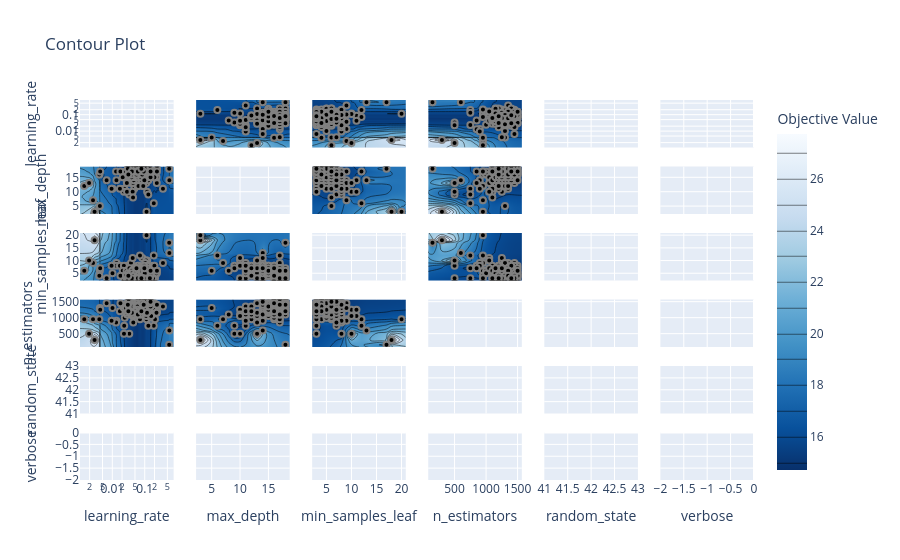

This figure's notebook cell:
### Code cell
#A 2D heat map showing the interaction between two parameters.
# It identifies "islands" of high performance. For example, you might find that a high max_depth only works when the
optuna.visualization.plot_contour(Optuna_Study)

### Figure 1 — Plotly figure (JSON) as saved in the notebook; plotly's stock layout.template omitted (floating-point values rounded to 4 significant figures; data arrays with more than 128 entries replaced by an {"elided": "..."} marker saying what was removed)
{"data": [{"type": "scatter", "xaxis": "x", "yaxis": "y"}, {"colorbar": {"title": {"text": "Objective Value"}}, "colorscale": [[0.0, "rgb(247,251,255)"], [0.125, "rgb(222,235,247)"], [0.25, "rgb(198,219,239)"], [0.375, "rgb(158,202,225)"], [0.5, "rgb(107,174,214)"], [0.625, "rgb(66,146,198)"], [0.75, "rgb(33,113,181)"], [0.875, "rgb(8,81,156)"], [1.0, "rgb(8,48,107)"]], "connectgaps": true, "contours": {"coloring": "heatmap"}, "hoverinfo": "none", "line": {"smoothing": 1.3}, "reversescale": true, "showscale": true, "type": "contour", "x": {"elided": "152 float values"}, "xaxis": "x7", "y": [2.25, 3, 5, 6, 7, 8, 9, 10, 11, 12, 13, 14, 15, 16, 17, 18, 18.75], "yaxis": "y7", "z": {"elided": "17x152 float values"}}, {"marker": {"color": "black", "line": {"color": "Gray", "width": 2.0}}, "mode": "markers", "name": "Feasible Trial", "showlegend": false, "type": "scatter", "x": {"elided": "150 float values"}, "xaxis": "x7", "y": {"elided": "150 int values"}, "yaxis": "y7"}, {"colorbar": {"title": {"text": "Objective Value"}}, "colorscale": [[0.0, "rgb(247,251,255)"], [0.125, "rgb(222,235,247)"], [0.25, "rgb(198,219,239)"], [0.375, "rgb(158,202,225)"], [0.5, "rgb(107,174,214)"], [0.625, "rgb(66,146,198)"], [0.75, "rgb(33,113,181)"], [0.875, "rgb(8,81,156)"], [1.0, "rgb(8,48,107)"]], "connectgaps": true, "contours": {"coloring": "heatmap"}, "hoverinfo": "none", "line": {"smoothing": 1.3}, "reversescale": true, "showscale": false, "type": "contour", "x": {"elided": "152 float values"}, "xaxis": "x13", "y": [2.15, 3, 4, 5, 6, 7, 8, 9, 10, 11, 12, 13, 17, 18, 20, 20.85], "yaxis": "y13", "z": {"elided": "16x152 float values"}}, {"marker": {"color": "black", "line": {"color": "Gray", "width": 2.0}}, "mode": "markers", "name": "Feasible Trial", "showlegend": false, "type": "scatter", "x": {"elided": "150 float values"}, "xaxis": "x13", "y": {"elided": "150 int values"}, "yaxis": "y13"}, {"colorbar": {"title": {"text": "Objective Value"}}, "colorscale": [[0.0, "rgb(247,251,255)"], [0.125, "rgb(222,235,247)"], [0.25, "rgb(198,219,239)"], [0.375, "rgb(158,202,225)"], [0.5, "rgb(107,174,214)"], [0.625, "rgb(66,146,198)"], [0.75, "rgb(33,113,181)"], [0.875, "rgb(8,81,156)"], [1.0, "rgb(8,48,107)"]], "connectgaps": true, "contours": {"coloring": "heatmap"}, "hoverinfo": "none", "line": {"smoothing": 1.3}, "reversescale": true, "showscale": false, "type": "contour", "x": {"elided": "152 float values"}, "xaxis": "x19", "y": [82.5, 150, 300, 500, 600, 750, 850, 900, 950, 1000, 1050, 1100, 1150, 1200, 1250, 1300, 1350, 1400, 1450, 1500, 1568.0], "yaxis": "y19", "z": {"elided": "21x152 float values"}}, {"marker": {"color": "black", "line": {"color": "Gray", "width": 2.0}}, "mode": "markers", "name": "Feasible Trial", "showlegend": false, "type": "scatter", "x": {"elided": "150 float values"}, "xaxis": "x19", "y": {"elided": "150 int values"}, "yaxis": "y19"}, {"showscale": false, "type": "contour", "xaxis": "x25", "yaxis": "y25"}, {"type": "scatter", "xaxis": "x25", "yaxis": "y25"}, {"showscale": false, "type": "contour", "xaxis": "x31", "yaxis": "y31"}, {"type": "scatter", "xaxis": "x31", "yaxis": "y31"}, {"colorbar": {"title": {"text": "Objective Value"}}, "colorscale": [[0.0, "rgb(247,251,255)"], [0.125, "rgb(222,235,247)"], [0.25, "rgb(198,219,239)"], [0.375, "rgb(158,202,225)"], [0.5, "rgb(107,174,214)"], [0.625, "rgb(66,146,198)"], [0.75, "rgb(33,113,181)"], [0.875, "rgb(8,81,156)"], [1.0, "rgb(8,48,107)"]], "connectgaps": true, "contours": {"coloring": "heatmap"}, "hoverinfo": "none", "line": {"smoothing": 1.3}, "reversescale": true, "showscale": false, "type": "contour", "x": [2.25, 3, 5, 6, 7, 8, 9, 10, 11, 12, 13, 14, 15, 16, 17, 18, 18.75], "xaxis": "x2", "y": {"elided": "152 float values"}, "yaxis": "y2", "z": {"elided": "152x17 float values"}}, {"marker": {"color": "black", "line": {"color": "Gray", "width": 2.0}}, "mode": "markers", "name": "Feasible Trial", "showlegend": false, "type": "scatter", "x": {"elided": "150 int values"}, "xaxis": "x2", "y": {"elided": "150 float values"}, "yaxis": "y2"}, {"type": "scatter", "xaxis": "x8", "yaxis": "y8"}, {"colorbar": {"title": {"text": "Objective Value"}}, "colorscale": [[0.0, "rgb(247,251,255)"], [0.125, "rgb(222,235,247)"], [0.25, "rgb(198,219,239)"], [0.375, "rgb(158,202,225)"], [0.5, "rgb(107,174,214)"], [0.625, "rgb(66,146,198)"], [0.75, "rgb(33,113,181)"], [0.875, "rgb(8,81,156)"], [1.0, "rgb(8,48,107)"]], "connectgaps": true, "contours": {"coloring": "heatmap"}, "hoverinfo": "none", "line": {"smoothing": 1.3}, "reversescale": true, "showscale": false, "type": "contour", "x": [2.25, 3, 5, 6, 7, 8, 9, 10, 11, 12, 13, 14, 15, 16, 17, 18, 18.75], "xaxis": "x14", "y": [2.15, 3, 4, 5, 6, 7, 8, 9, 10, 11, 12, 13, 17, 18, 20, 20.85], "yaxis": "y14", "z": {"elided": "16x17 float values"}}, {"marker": {"color": "black", "line": {"color": "Gray", "width": 2.0}}, "mode": "markers", "name": "Feasible Trial", "showlegend": false, "type": "scatter", "x": {"elided": "150 int values"}, "xaxis": "x14", "y": {"elided": "150 int values"}, "yaxis": "y14"}, {"colorbar": {"title": {"text": "Objective Value"}}, "colorscale": [[0.0, "rgb(247,251,255)"], [0.125, "rgb(222,235,247)"], [0.25, "rgb(198,219,239)"], [0.375, "rgb(158,202,225)"], [0.5, "rgb(107,174,214)"], [0.625, "rgb(66,146,198)"], [0.75, "rgb(33,113,181)"], [0.875, "rgb(8,81,156)"], [1.0, "rgb(8,48,107)"]], "connectgaps": true, "contours": {"coloring": "heatmap"}, "hoverinfo": "none", "line": {"smoothing": 1.3}, "reversescale": true, "showscale": false, "type": "contour", "x": [2.25, 3, 5, 6, 7, 8, 9, 10, 11, 12, 13, 14, 15, 16, 17, 18, 18.75], "xaxis": "x20", "y": [82.5, 150, 300, 500, 600, 750, 850, 900, 950, 1000, 1050, 1100, 1150, 1200, 1250, 1300, 1350, 1400, 1450, 1500, 1568.0], "yaxis": "y20", "z": {"elided": "21x17 float values"}}, {"marker": {"color": "black", "line": {"color": "Gray", "width": 2.0}}, "mode": "markers", "name": "Feasible Trial", "showlegend": false, "type": "scatter", "x": {"elided": "150 int values"}, "xaxis": "x20", "y": {"elided": "150 int values"}, "yaxis": "y20"}, {"showscale": false, "type": "contour", "xaxis": "x26", "yaxis": "y26"}, {"type": "scatter", "xaxis": "x26", "yaxis": "y26"}, {"showscale": false, "type": "contour", "xaxis": "x32", "yaxis": "y32"}, {"type": "scatter", "xaxis": "x32", "yaxis": "y32"}, {"colorbar": {"title": {"text": "Objective Value"}}, "colorscale": [[0.0, "rgb(247,251,255)"], [0.125, "rgb(222,235,247)"], [0.25, "rgb(198,219,239)"], [0.375, "rgb(158,202,225)"], [0.5, "rgb(107,174,214)"], [0.625, "rgb(66,146,198)"], [0.75, "rgb(33,113,181)"], [0.875, "rgb(8,81,156)"], [1.0, "rgb(8,48,107)"]], "connectgaps": true, "contours": {"coloring": "heatmap"}, "hoverinfo": "none", "line": {"smoothing": 1.3}, "reversescale": true, "showscale": false, "type": "contour", "x": [2.15, 3, 4, 5, 6, 7, 8, 9, 10, 11, 12, 13, 17, 18, 20, 20.85], "xaxis": "x3", "y": {"elided": "152 float values"}, "yaxis": "y3", "z": {"elided": "152x16 float values"}}, {"marker": {"color": "black", "line": {"color": "Gray", "width": 2.0}}, "mode": "markers", "name": "Feasible Trial", "showlegend": false, "type": "scatter", "x": {"elided": "150 int values"}, "xaxis": "x3", "y": {"elided": "150 float values"}, "yaxis": "y3"}, {"colorbar": {"title": {"text": "Objective Value"}}, "colorscale": [[0.0, "rgb(247,251,255)"], [0.125, "rgb(222,235,247)"], [0.25, "rgb(198,219,239)"], [0.375, "rgb(158,202,225)"], [0.5, "rgb(107,174,214)"], [0.625, "rgb(66,146,198)"], [0.75, "rgb(33,113,181)"], [0.875, "rgb(8,81,156)"], [1.0, "rgb(8,48,107)"]], "connectgaps": true, "contours": {"coloring": "heatmap"}, "hoverinfo": "none", "line": {"smoothing": 1.3}, "reversescale": true, "showscale": false, "type": "contour", "x": [2.15, 3, 4, 5, 6, 7, 8, 9, 10, 11, 12, 13, 17, 18, 20, 20.85], "xaxis": "x9", "y": [2.25, 3, 5, 6, 7, 8, 9, 10, 11, 12, 13, 14, 15, 16, 17, 18, 18.75], "yaxis": "y9", "z": {"elided": "17x16 float values"}}, {"marker": {"color": "black", "line": {"color": "Gray", "width": 2.0}}, "mode": "markers", "name": "Feasible Trial", "showlegend": false, "type": "scatter", "x": {"elided": "150 int values"}, "xaxis": "x9", "y": {"elided": "150 int values"}, "yaxis": "y9"}, {"type": "scatter", "xaxis": "x15", "yaxis": "y15"}, {"colorbar": {"title": {"text": "Objective Value"}}, "colorscale": [[0.0, "rgb(247,251,255)"], [0.125, "rgb(222,235,247)"], [0.25, "rgb(198,219,239)"], [0.375, "rgb(158,202,225)"], [0.5, "rgb(107,174,214)"], [0.625, "rgb(66,146,198)"], [0.75, "rgb(33,113,181)"], [0.875, "rgb(8,81,156)"], [1.0, "rgb(8,48,107)"]], "connectgaps": true, "contours": {"coloring": "heatmap"}, "hoverinfo": "none", "line": {"smoothing": 1.3}, "reversescale": true, "showscale": false, "type": "contour", "x": [2.15, 3, 4, 5, 6, 7, 8, 9, 10, 11, 12, 13, 17, 18, 20, 20.85], "xaxis": "x21", "y": [82.5, 150, 300, 500, 600, 750, 850, 900, 950, 1000, 1050, 1100, 1150, 1200, 1250, 1300, 1350, 1400, 1450, 1500, 1568.0], "yaxis": "y21", "z": {"elided": "21x16 float values"}}, {"marker": {"color": "black", "line": {"color": "Gray", "width": 2.0}}, "mode": "markers", "name": "Feasible Trial", "showlegend": false, "type": "scatter", "x": {"elided": "150 int values"}, "xaxis": "x21", "y": {"elided": "150 int values"}, "yaxis": "y21"}, {"showscale": false, "type": "contour", "xaxis": "x27", "yaxis": "y27"}, {"type": "scatter", "xaxis": "x27", "yaxis": "y27"}, {"showscale": false, "type": "contour", "xaxis": "x33", "yaxis": "y33"}, {"type": "scatter", "xaxis": "x33", "yaxis": "y33"}, {"colorbar": {"title": {"text": "Objective Value"}}, "colorscale": [[0.0, "rgb(247,251,255)"], [0.125, "rgb(222,235,247)"], [0.25, "rgb(198,219,239)"], [0.375, "rgb(158,202,225)"], [0.5, "rgb(107,174,214)"], [0.625, "rgb(66,146,198)"], [0.75, "rgb(33,113,181)"], [0.875, "rgb(8,81,156)"], [1.0, "rgb(8,48,107)"]], "connectgaps": true, "contours": {"coloring": "heatmap"}, "hoverinfo": "none", "line": {"smoothing": 1.3}, "reversescale": true, "showscale": false, "type": "contour", "x": [82.5, 150, 300, 500, 600, 750, 850, 900, 950, 1000, 1050, 1100, 1150, 1200, 1250, 1300, 1350, 1400, 1450, 1500, 1568.0], "xaxis": "x4", "y": {"elided": "152 float values"}, "yaxis": "y4", "z": {"elided": "152x21 float values"}}, {"marker": {"color": "black", "line": {"color": "Gray", "width": 2.0}}, "mode": "markers", "name": "Feasible Trial", "showlegend": false, "type": "scatter", "x": {"elided": "150 int values"}, "xaxis": "x4", "y": {"elided": "150 float values"}, "yaxis": "y4"}, {"colorbar": {"title": {"text": "Objective Value"}}, "colorscale": [[0.0, "rgb(247,251,255)"], [0.125, "rgb(222,235,247)"], [0.25, "rgb(198,219,239)"], [0.375, "rgb(158,202,225)"], [0.5, "rgb(107,174,214)"], [0.625, "rgb(66,146,198)"], [0.75, "rgb(33,113,181)"], [0.875, "rgb(8,81,156)"], [1.0, "rgb(8,48,107)"]], "connectgaps": true, "contours": {"coloring": "heatmap"}, "hoverinfo": "none", "line": {"smoothing": 1.3}, "reversescale": true, "showscale": false, "type": "contour", "x": [82.5, 150, 300, 500, 600, 750, 850, 900, 950, 1000, 1050, 1100, 1150, 1200, 1250, 1300, 1350, 1400, 1450, 1500, 1568.0], "xaxis": "x10", "y": [2.25, 3, 5, 6, 7, 8, 9, 10, 11, 12, 13, 14, 15, 16, 17, 18, 18.75], "yaxis": "y10", "z": {"elided": "17x21 float values"}}, {"marker": {"color": "black", "line": {"color": "Gray", "width": 2.0}}, "mode": "markers", "name": "Feasible Trial", "showlegend": false, "type": "scatter", "x": {"elided": "150 int values"}, "xaxis": "x10", "y": {"elided": "150 int values"}, "yaxis": "y10"}, {"colorbar": {"title": {"text": "Objective Value"}}, "colorscale": [[0.0, "rgb(247,251,255)"], [0.125, "rgb(222,235,247)"], [0.25, "rgb(198,219,239)"], [0.375, "rgb(158,202,225)"], [0.5, "rgb(107,174,214)"], [0.625, "rgb(66,146,198)"], [0.75, "rgb(33,113,181)"], [0.875, "rgb(8,81,156)"], [1.0, "rgb(8,48,107)"]], "connectgaps": true, "contours": {"coloring": "heatmap"}, "hoverinfo": "none", "line": {"smoothing": 1.3}, "reversescale": true, "showscale": false, "type": "contour", "x": [82.5, 150, 300, 500, 600, 750, 850, 900, 950, 1000, 1050, 1100, 1150, 1200, 1250, 1300, 1350, 1400, 1450, 1500, 1568.0], "xaxis": "x16", "y": [2.15, 3, 4, 5, 6, 7, 8, 9, 10, 11, 12, 13, 17, 18, 20, 20.85], "yaxis": "y16", "z": {"elided": "16x21 float values"}}, {"marker": {"color": "black", "line": {"color": "Gray", "width": 2.0}}, "mode": "markers", "name": "Feasible Trial", "showlegend": false, "type": "scatter", "x": {"elided": "150 int values"}, "xaxis": "x16", "y": {"elided": "150 int values"}, "yaxis": "y16"}, {"type": "scatter", "xaxis": "x22", "yaxis": "y22"}, {"showscale": false, "type": "contour", "xaxis": "x28", "yaxis": "y28"}, {"type": "scatter", "xaxis": "x28", "yaxis": "y28"}, {"showscale": false, "type": "contour", "xaxis": "x34", "yaxis": "y34"}, {"type": "scatter", "xaxis": "x34", "yaxis": "y34"}, {"showscale": false, "type": "contour", "xaxis": "x5", "yaxis": "y5"}, {"type": "scatter", "xaxis": "x5", "yaxis": "y5"}, {"showscale": false, "type": "contour", "xaxis": "x11", "yaxis": "y11"}, {"type": "scatter", "xaxis": "x11", "yaxis": "y11"}, {"showscale": false, "type": "contour", "xaxis": "x17", "yaxis": "y17"}, {"type": "scatter", "xaxis": "x17", "yaxis": "y17"}, {"showscale": false, "type": "contour", "xaxis": "x23", "yaxis": "y23"}, {"type": "scatter", "xaxis": "x23", "yaxis": "y23"}, {"type": "scatter", "xaxis": "x29", "yaxis": "y29"}, {"showscale": false, "type": "contour", "xaxis": "x35", "yaxis": "y35"}, {"type": "scatter", "xaxis": "x35", "yaxis": "y35"}, {"showscale": false, "type": "contour", "xaxis": "x6", "yaxis": "y6"}, {"type": "scatter", "xaxis": "x6", "yaxis": "y6"}, {"showscale": false, "type": "contour", "xaxis": "x12", "yaxis": "y12"}, {"type": "scatter", "xaxis": "x12", "yaxis": "y12"}, {"showscale": false, "type": "contour", "xaxis": "x18", "yaxis": "y18"}, {"type": "scatter", "xaxis": "x18", "yaxis": "y18"}, {"showscale": false, "type": "contour", "xaxis": "x24", "yaxis": "y24"}, {"type": "scatter", "xaxis": "x24", "yaxis": "y24"}, {"showscale": false, "type": "contour", "xaxis": "x30", "yaxis": "y30"}, {"type": "scatter", "xaxis": "x30", "yaxis": "y30"}, {"type": "scatter", "xaxis": "x36", "yaxis": "y36"}], "layout": {"title": {"text": "Contour Plot"}, "xaxis": {"anchor": "y", "domain": [0.0, 0.1389], "matches": "x31", "range": [-2.996, -0.1087], "showticklabels": false, "type": "log"}, "xaxis10": {"anchor": "y10", "domain": [0.5167, 0.6556], "matches": "x34", "range": [82.5, 1568.0], "showticklabels": false}, "xaxis11": {"anchor": "y11", "domain": [0.6889, 0.8278], "matches": "x35", "range": [42.0, 42.0], "showticklabels": false}, "xaxis12": {"anchor": "y12", "domain": [0.8611, 1.0], "matches": "x36", "range": [-1.0, -1.0], "showticklabels": false}, "xaxis13": {"anchor": "y13", "domain": [0.0, 0.1389], "matches": "x31", "range": [-2.996, -0.1087], "showticklabels": false, "type": "log"}, "xaxis14": {"anchor": "y14", "domain": [0.1722, 0.3111], "matches": "x32", "range": [2.25, 18.75], "showticklabels": false}, "xaxis15": {"anchor": "y15", "domain": [0.3444, 0.4833], "matches": "x33", "range": [2.15, 20.85], "showticklabels": false}, "xaxis16": {"anchor": "y16", "domain": [0.5167, 0.6556], "matches": "x34", "range": [82.5, 1568.0], "showticklabels": false}, "xaxis17": {"anchor": "y17", "domain": [0.6889, 0.8278], "matches": "x35", "range": [42.0, 42.0], "showticklabels": false}, "xaxis18": {"anchor": "y18", "domain": [0.8611, 1.0], "matches": "x36", "range": [-1.0, -1.0], "showticklabels": false}, "xaxis19": {"anchor": "y19", "domain": [0.0, 0.1389], "matches": "x31", "range": [-2.996, -0.1087], "showticklabels": false, "type": "log"}, "xaxis2": {"anchor": "y2", "domain": [0.1722, 0.3111], "matches": "x32", "range": [2.25, 18.75], "showticklabels": false}, "xaxis20": {"anchor": "y20", "domain": [0.1722, 0.3111], "matches": "x32", "range": [2.25, 18.75], "showticklabels": false}, "xaxis21": {"anchor": "y21", "domain": [0.3444, 0.4833], "matches": "x33", "range": [2.15, 20.85], "showticklabels": false}, "xaxis22": {"anchor": "y22", "domain": [0.5167, 0.6556], "matches": "x34", "range": [82.5, 1568.0], "showticklabels": false}, "xaxis23": {"anchor": "y23", "domain": [0.6889, 0.8278], "matches": "x35", "range": [42.0, 42.0], "showticklabels": false}, "xaxis24": {"anchor": "y24", "domain": [0.8611, 1.0], "matches": "x36", "range": [-1.0, -1.0], "showticklabels": false}, "xaxis25": {"anchor": "y25", "domain": [0.0, 0.1389], "matches": "x31", "range": [-2.996, -0.1087], "showticklabels": false, "type": "log"}, "xaxis26": {"anchor": "y26", "domain": [0.1722, 0.3111], "matches": "x32", "range": [2.25, 18.75], "showticklabels": false}, "xaxis27": {"anchor": "y27", "domain": [0.3444, 0.4833], "matches": "x33", "range": [2.15, 20.85], "showticklabels": false}, "xaxis28": {"anchor": "y28", "domain": [0.5167, 0.6556], "matches": "x34", "range": [82.5, 1568.0], "showticklabels": false}, "xaxis29": {"anchor": "y29", "domain": [0.6889, 0.8278], "matches": "x35", "range": [42.0, 42.0], "showticklabels": false}, "xaxis3": {"anchor": "y3", "domain": [0.3444, 0.4833], "matches": "x33", "range": [2.15, 20.85], "showticklabels": false}, "xaxis30": {"anchor": "y30", "domain": [0.8611, 1.0], "matches": "x36", "range": [-1.0, -1.0], "showticklabels": false}, "xaxis31": {"anchor": "y31", "domain": [0.0, 0.1389], "range": [-2.996, -0.1087], "title": {"text": "learning_rate"}, "type": "log"}, "xaxis32": {"anchor": "y32", "domain": [0.1722, 0.3111], "range": [2.25, 18.75], "title": {"text": "max_depth"}}, "xaxis33": {"anchor": "y33", "domain": [0.3444, 0.4833], "range": [2.15, 20.85], "title": {"text": "min_samples_leaf"}}, "xaxis34": {"anchor": "y34", "domain": [0.5167, 0.6556], "range": [82.5, 1568.0], "title": {"text": "n_estimators"}}, "xaxis35": {"anchor": "y35", "domain": [0.6889, 0.8278], "range": [42.0, 42.0], "title": {"text": "random_state"}}, "xaxis36": {"anchor": "y36", "domain": [0.8611, 1.0], "range": [-1.0, -1.0], "title": {"text": "verbose"}}, "xaxis4": {"anchor": "y4", "domain": [0.5167, 0.6556], "matches": "x34", "range": [82.5, 1568.0], "showticklabels": false}, "xaxis5": {"anchor": "y5", "domain": [0.6889, 0.8278], "matches": "x35", "range": [42.0, 42.0], "showticklabels": false}, "xaxis6": {"anchor": "y6", "domain": [0.8611, 1.0], "matches": "x36", "range": [-1.0, -1.0], "showticklabels": false}, "xaxis7": {"anchor": "y7", "domain": [0.0, 0.1389], "matches": "x31", "range": [-2.996, -0.1087], "showticklabels": false, "type": "log"}, "xaxis8": {"anchor": "y8", "domain": [0.1722, 0.3111], "matches": "x32", "range": [2.25, 18.75], "showticklabels": false}, "xaxis9": {"anchor": "y9", "domain": [0.3444, 0.4833], "matches": "x33", "range": [2.15, 20.85], "showticklabels": false}, "yaxis": {"anchor": "x", "domain": [0.875, 1.0], "range": [-2.996, -0.1087], "title": {"text": "learning_rate"}, "type": "log"}, "yaxis10": {"anchor": "x10", "domain": [0.7, 0.825], "matches": "y7", "range": [2.25, 18.75], "showticklabels": false}, "yaxis11": {"anchor": "x11", "domain": [0.7, 0.825], "matches": "y7", "range": [2.25, 18.75], "showticklabels": false}, "yaxis12": {"anchor": "x12", "domain": [0.7, 0.825], "matches": "y7", "range": [2.25, 18.75], "showticklabels": false}, "yaxis13": {"anchor": "x13", "domain": [0.525, 0.65], "range": [2.15, 20.85], "title": {"text": "min_samples_leaf"}}, "yaxis14": {"anchor": "x14", "domain": [0.525, 0.65], "matches": "y13", "range": [2.15, 20.85], "showticklabels": false}, "yaxis15": {"anchor": "x15", "domain": [0.525, 0.65], "matches": "y13", "range": [2.15, 20.85], "showticklabels": false}, "yaxis16": {"anchor": "x16", "domain": [0.525, 0.65], "matches": "y13", "range": [2.15, 20.85], "showticklabels": false}, "yaxis17": {"anchor": "x17", "domain": [0.525, 0.65], "matches": "y13", "range": [2.15, 20.85], "showticklabels": false}, "yaxis18": {"anchor": "x18", "domain": [0.525, 0.65], "matches": "y13", "range": [2.15, 20.85], "showticklabels": false}, "yaxis19": {"anchor": "x19", "domain": [0.35, 0.475], "range": [82.5, 1568.0], "title": {"text": "n_estimators"}}, "yaxis2": {"anchor": "x2", "domain": [0.875, 1.0], "matches": "y", "range": [-2.996, -0.1087], "showticklabels": false, "type": "log"}, "yaxis20": {"anchor": "x20", "domain": [0.35, 0.475], "matches": "y19", "range": [82.5, 1568.0], "showticklabels": false}, "yaxis21": {"anchor": "x21", "domain": [0.35, 0.475], "matches": "y19", "range": [82.5, 1568.0], "showticklabels": false}, "yaxis22": {"anchor": "x22", "domain": [0.35, 0.475], "matches": "y19", "range": [82.5, 1568.0], "showticklabels": false}, "yaxis23": {"anchor": "x23", "domain": [0.35, 0.475], "matches": "y19", "range": [82.5, 1568.0], "showticklabels": false}, "yaxis24": {"anchor": "x24", "domain": [0.35, 0.475], "matches": "y19", "range": [82.5, 1568.0], "showticklabels": false}, "yaxis25": {"anchor": "x25", "domain": [0.175, 0.3], "range": [42.0, 42.0], "title": {"text": "random_state"}}, "yaxis26": {"anchor": "x26", "domain": [0.175, 0.3], "matches": "y25", "range": [42.0, 42.0], "showticklabels": false}, "yaxis27": {"anchor": "x27", "domain": [0.175, 0.3], "matches": "y25", "range": [42.0, 42.0], "showticklabels": false}, "yaxis28": {"anchor": "x28", "domain": [0.175, 0.3], "matches": "y25", "range": [42.0, 42.0], "showticklabels": false}, "yaxis29": {"anchor": "x29", "domain": [0.175, 0.3], "matches": "y25", "range": [42.0, 42.0], "showticklabels": false}, "yaxis3": {"anchor": "x3", "domain": [0.875, 1.0], "matches": "y", "range": [-2.996, -0.1087], "showticklabels": false, "type": "log"}, "yaxis30": {"anchor": "x30", "domain": [0.175, 0.3], "matches": "y25", "range": [42.0, 42.0], "showticklabels": false}, "yaxis31": {"anchor": "x31", "domain": [0.0, 0.125], "range": [-1.0, -1.0], "title": {"text": "verbose"}}, "yaxis32": {"anchor": "x32", "domain": [0.0, 0.125], "matches": "y31", "range": [-1.0, -1.0], "showticklabels": false}, "yaxis33": {"anchor": "x33", "domain": [0.0, 0.125], "matches": "y31", "range": [-1.0, -1.0], "showticklabels": false}, "yaxis34": {"anchor": "x34", "domain": [0.0, 0.125], "matches": "y31", "range": [-1.0, -1.0], "showticklabels": false}, "yaxis35": {"anchor": "x35", "domain": [0.0, 0.125], "matches": "y31", "range": [-1.0, -1.0], "showticklabels": false}, "yaxis36": {"anchor": "x36", "domain": [0.0, 0.125], "matches": "y31", "range": [-1.0, -1.0], "showticklabels": false}, "yaxis4": {"anchor": "x4", "domain": [0.875, 1.0], "matches": "y", "range": [-2.996, -0.1087], "showticklabels": false, "type": "log"}, "yaxis5": {"anchor": "x5", "domain": [0.875, 1.0], "matches": "y", "range": [-2.996, -0.1087], "showticklabels": false, "type": "log"}, "yaxis6": {"anchor": "x6", "domain": [0.875, 1.0], "matches": "y", "range": [-2.996, -0.1087], "showticklabels": false, "type": "log"}, "yaxis7": {"anchor": "x7", "domain": [0.7, 0.825], "range": [2.25, 18.75], "title": {"text": "max_depth"}}, "yaxis8": {"anchor": "x8", "domain": [0.7, 0.825], "matches": "y7", "range": [2.25, 18.75], "showticklabels": false}, "yaxis9": {"anchor": "x9", "domain": [0.7, 0.825], "matches": "y7", "range": [2.25, 18.75], "showticklabels": false}}}
